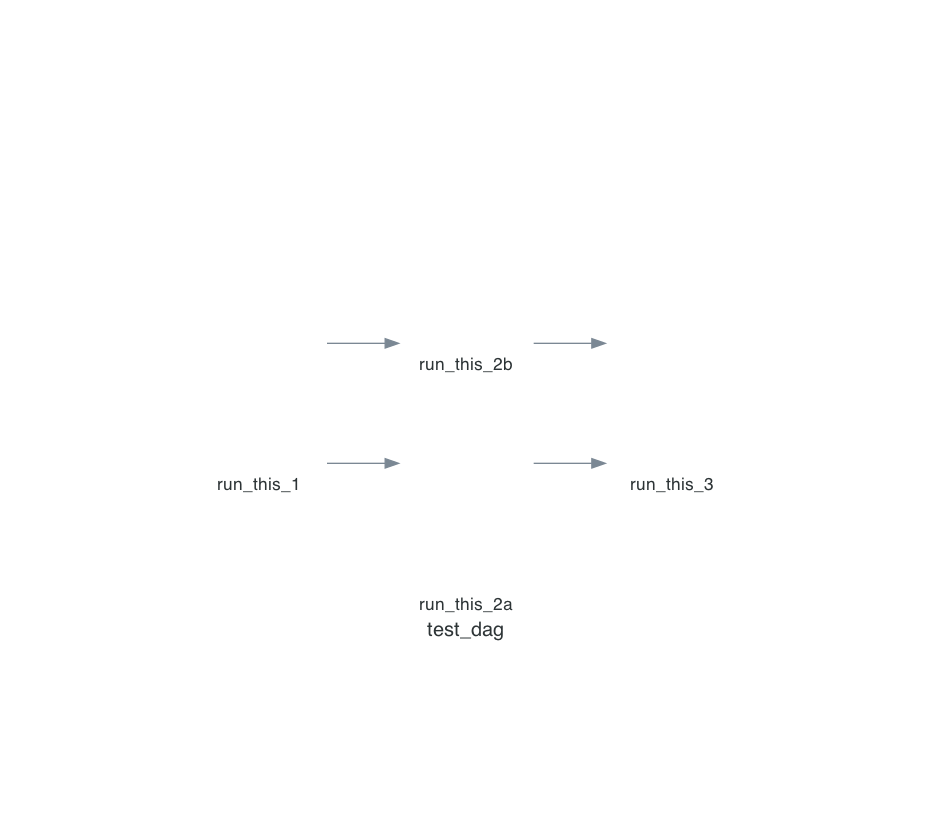

This figure's Python source:
from diagrams import Diagram
from diagrams.generic.blank import Blank

with Diagram("test_dag", show=False):
    run_this_1 = Blank("run_this_1")
    run_this_2b = Blank("run_this_2b")
    run_this_3 = Blank("run_this_3")
    run_this_2a = Blank("run_this_2a")
    
    run_this_1 >> run_this_2b
    run_this_2b >> run_this_3
    run_this_1 >> run_this_2a
    run_this_2a >> run_this_3
    
